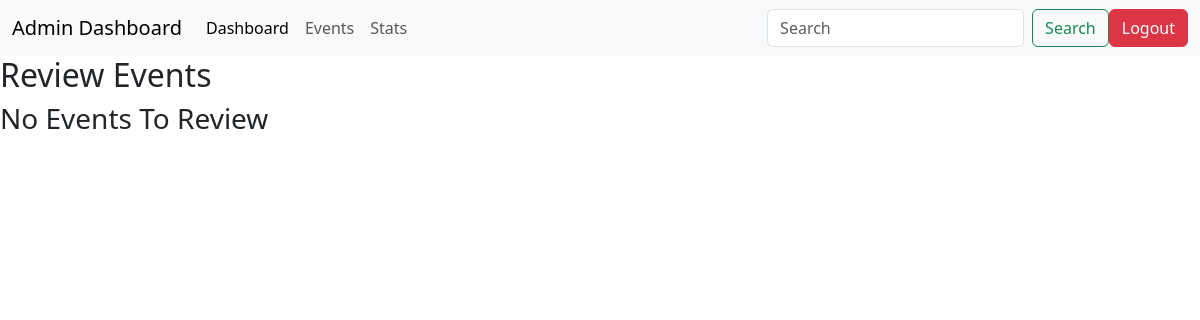
The page /admin/review on the database as committed earlier.
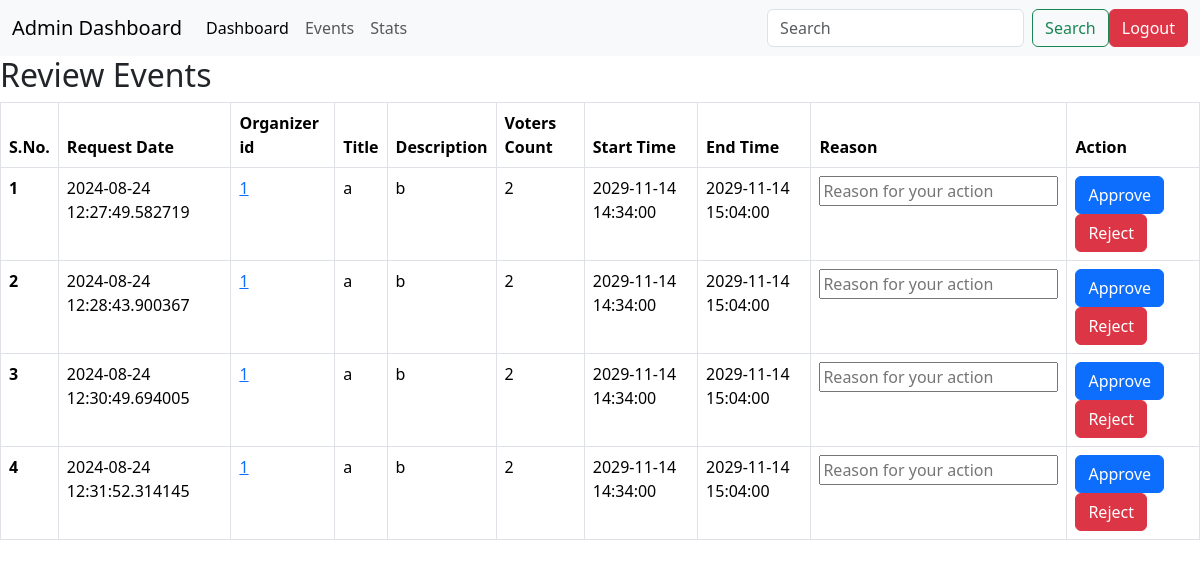
The same page on the database as committed later.
### application/models.py (models this page shows)
class Event(db.Model):
    id=db.Column(db.Integer(),primary_key=True)
    createTime=db.Column(db.DateTime)
    organizerId=db.Column(db.Integer(),db.ForeignKey('user.id'))
    title=db.Column(db.String(),default='x')
    desc=db.Column(db.String(),default='x')
    endTime=db.Column(db.DateTime,nullable=False)
    startTime=db.Column(db.DateTime,nullable=False)
    isApproved=db.Column(db.Boolean,default=False)
    voterCount=db.Column(db.Integer())
    votes=db.relationship('Vote',backref='event')

### application/controllers.py (the view)
@app.route('/admin/review')
def adminReview():
    events=Event.query.filter_by(isApproved=0).all()
    return render_template('admin_review.html',events=events)

### templates/admin_review.html (shortened to what this page needs)
<!DOCTYPE html>
<html lang="en">
<head>
    <link href="https://cdn.jsdelivr.net/npm/bootstrap@5.3.3/dist/css/bootstrap.min.css" rel="stylesheet">
</head>
<body>
    <nav class="navbar navbar-expand-lg bg-body-tertiary">
        <div class="container-fluid">
          <a class="navbar-brand" href="#">Admin Dashboard</a>
          <div class="collapse navbar-collapse" id="navbarSupportedContent">
            <ul class="navbar-nav me-auto mb-2 mb-lg-0">
              <li class="nav-item">
                <a class="nav-link active" aria-current="page" href="/admin">Dashboard</a>
              </li>
              <li class="nav-item">
                <a class="nav-link" href="/admin/events">Events</a>
              </li>
              <li class="nav-item">
                <a class="nav-link" href="/admin/stats">Stats</a>
              </li>
            </ul>
            <form class="d-flex" role="search">
              <input class="form-control me-2" type="search" placeholder="Search" aria-label="Search">
              <button class="btn btn-outline-success" type="submit">Search</button>
            </form>
            <a class="btn btn-danger" href="/">Logout</a>
          </div>
        </div>
      </nav>
    <h2>Review Events</h2>
    {% if events|length == 0 %}
        <h3>No Events To Review</h3>
    {%else%}
    <table class="table table-bordered">
        <thead>
            <tr>
                <th scope="col">S.No.</th>
                <th scope="col">Request Date</th>
                <th scope="col">Organizer id</th>
                <th scope="col">Title</th>
                <th scope="col">Description</th>
                <th scope="col">Voters Count</th>
                <th scope="col">Start Time</th>
                <th scope="col">End Time</th>
                <th scope="col">Reason</th>
                <th scope="col">Action</th>
            </tr>
        </thead>
        <tbody>
            {%for event in events%}
                <tr>
                    <th scope="row">{{loop.index}}</th>
                    <td>{{event.createTime}}</td>
                    <td><a href="/admin/{{event.organizerId}}/watchUser">{{event.organizerId}}</a></td>
                    <td>{{event.title}}</td>
                    <td>{{event.desc}}</td>
                    <td>{{event.voterCount}}</td>
                    <td>{{event.startTime}}</td>
                    <td>{{event.endTime}}</td>
                    <td><input type="text" placeholder="Reason for your action"></td>
                    <td><a type="button" class="btn btn-primary" href="/admin/{{event.id}}/approve">Approve</a><a type="button" class="btn btn-danger" href="/{{event.id}}/reject">Reject</a></td>
                </tr>
              {%endfor%}
        </tbody>
    </table>
    {%endif%}
</body>
</html>

Rows that differ between the two databases and show on the page:
added Event: createTime "2024-08-24 12:27:49.582719", organizerId "1", title "a", desc "b", voterCount "2", startTime "2029-11-14 14:34:00", endTime "2029-11-14 15:04:00"
added Event: createTime "2024-08-24 12:28:43.900367", organizerId "1", title "a", desc "b", voterCount "2", startTime "2029-11-14 14:34:00", endTime "2029-11-14 15:04:00"
added Event: createTime "2024-08-24 12:30:49.694005", organizerId "1", title "a", desc "b", voterCount "2", startTime "2029-11-14 14:34:00", endTime "2029-11-14 15:04:00"
added Event: createTime "2024-08-24 12:31:52.314145", organizerId "1", title "a", desc "b", voterCount "2", startTime "2029-11-14 14:34:00", endTime "2029-11-14 15:04:00"
Other text that changed with them:
text no longer shown: "No Events To Review"
text now shown: "S.No. Request Date Organizer id Title Description Voters Count Start Time End Time Reason Action"
